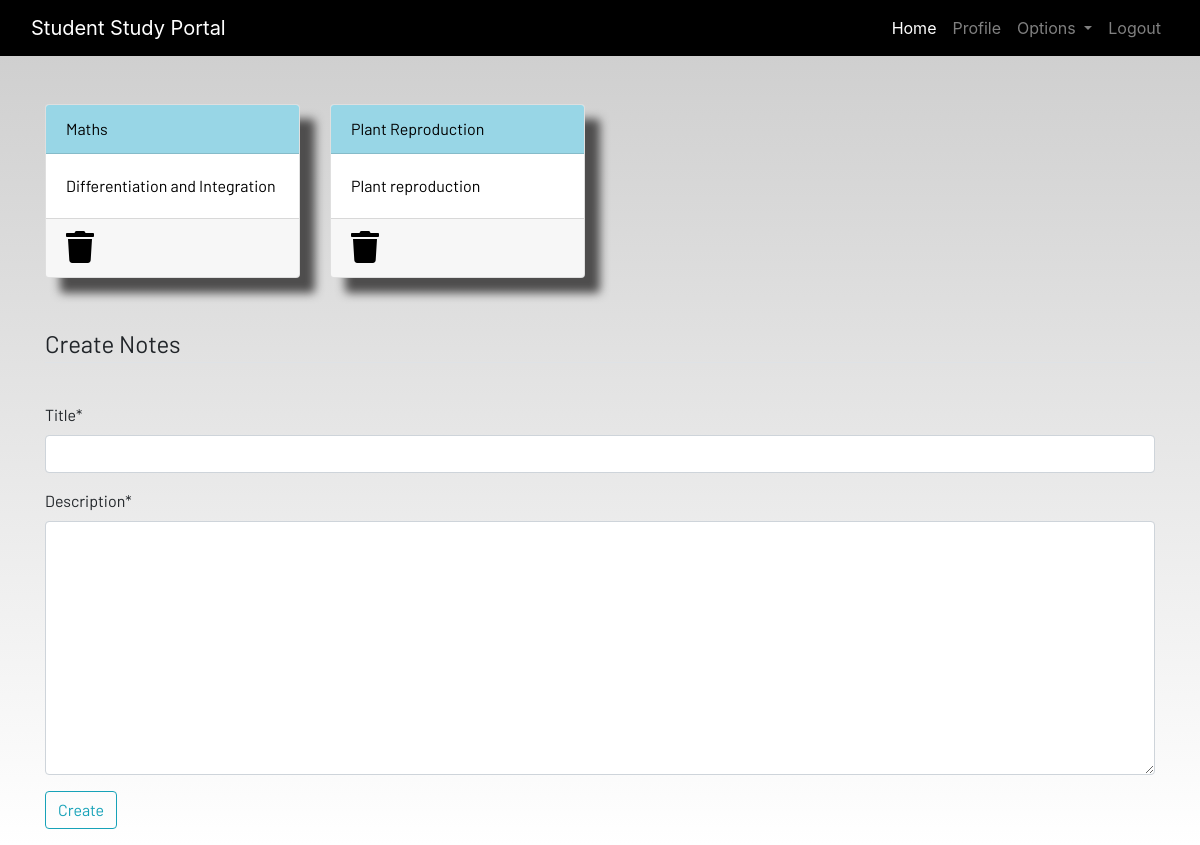
Page /notes (signed in) on the committed database.
### dashboard/models.py (models this page shows, shortened)
class Notes(models.Model):
	user = models.ForeignKey(User,on_delete=models.CASCADE)
	title = models.CharField(max_length=200)
	description = models.TextField()
	class Meta:
		verbose_name = "notes"
		verbose_name_plural = "Notes"

### dashboard/views.py (the view)
# urls.py: path('notes',views.notes,name="notes"),
@login_required
def notes(request):
    if request.method == "POST":
        form = NotesForm(request.POST)
        if form.is_valid():
            notes = Notes(user=request.user, title=request.POST['title'], description=request.POST['description'])
            notes.save()  # saves data in the table
        messages.success(request, f"Notes added from {request.user.username} successfully!")
    else:
        form = NotesForm()
    notes = Notes.objects.filter(user=request.user)
    context = {'notes': notes, 'form': form}
    return render(request, 'notes.html', context)

### dashboard/forms.py
class NotesForm(forms.ModelForm):
	class Meta:
		model = Notes
		fields = ['title','description']

### dashboard/templates/notes.html (shortened to what this page needs)
{% extends 'base.html' %}
{% load static %}
{% load crispy_forms_tags %}
{% block content %}
<div class="container">
    <div class="row">
        {% for note in notes %}
        <div class="col-md-3">
            <a href="{% url 'notes-detail' note.id %}">
                <div class="card">
                    <div class="card-header">{{note.title}}</div>
                    <div class="card-body">{{note.description|slice:"0:100"}}</div>
                    <div class="card-footer mt-auto "><a href="{% url 'delete-note' note.id %}">
                        <i class="fa fa-trash fa-2x"></i></a>
                    </div>
                </div>
            </a>
        </div>
        {% endfor %}
        <br><br>
    </div>
</div>
<br><br>
<div class="container">
    <form method="POST">
        <fieldset class="form-group">
            <legend class="border-bottom mb-4">Create Notes</legend>
        </fieldset>
        {{form|crispy}}
        <div class="form-group">
            <button href="" class="btn btn-outline-info" type="submit">
                Create
            </button>
        </div>
    </form>
</div>
{% endblock content %}

### static/css/main.css (style rules this page uses)
html { scroll-behavior: smooth; height: 100%; width: 100%; }
.card { box-shadow: 15px 15px 10px rgb(78, 77, 77); }
a { text-decoration: none !important; color: black; }
.card-header { color: black !important; background: rgb(152, 214, 230) !important; transition: 0.3s ease-in; }
html, body { max-width: 100%; overflow-x: hidden; height: 100%; width: 100%; }
body { background: linear-gradient(rgba(0, 0, 0, 0.2), rgba(255, 255, 255, 0.5)); overflow-x: hidden; background-repeat: no-repeat; }
.card-header { background-color: rgb(133, 204, 231); }
.col-md-3 .card { width: 100%; height: 100%; }
.fa { color: black; }

### rows in the picture
Notes: title "Maths", description "Differentiation and Integration"
Notes: title "Plant Reproduction", description "Plant reproduction"
